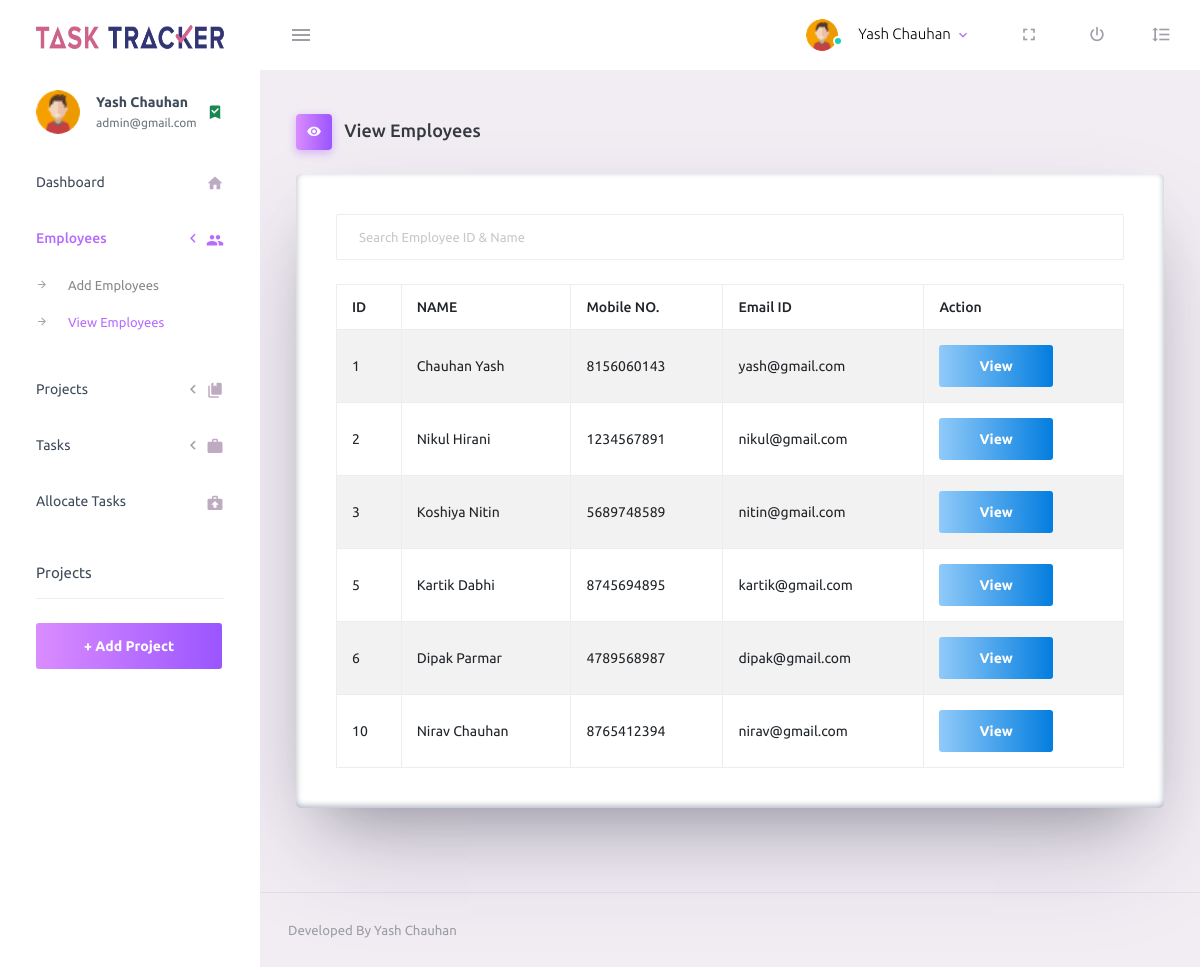
Screenshot of /admin/viewemployee.php (signed in) with the database file from the repository.
### tables this page shows
CREATE TABLE IF NOT EXISTS `employees` (
  `empId` int(5) NOT NULL AUTO_INCREMENT,
  `name` varchar(50) NOT NULL,
  `birthDate` date NOT NULL,
  `joiningDate` date NOT NULL,
  `password` varchar(50) NOT NULL,
  `mobileNo` varchar(50) NOT NULL,
  `address` mediumtext,
  `salary` decimal(10,0) DEFAULT NULL,
  `emailId` varchar(50) NOT NULL,
  `deptName` varchar(50) DEFAULT NULL,
  PRIMARY KEY (`empId`),
  UNIQUE KEY `emailId` (`emailId`)
);

### admin/viewemployee.php (the view, shortened to what this page needs)
<!DOCTYPE html>
<html lang="en">
<head>
  <link rel="stylesheet" href="assets/vendors/mdi/css/materialdesignicons.min.css">
  <link rel="stylesheet" href="assets/vendors/css/vendor.bundle.base.css">
  <link rel="stylesheet" href="assets/css/style.css">
</head>
<body>
  <?php include("../connect.php"); ?>
  <div class="container-scroller">
    <?php include "partials/_navbar.php"; ?>
    <div class="container-fluid page-body-wrapper">
      <?php include "partials/_sidebar.php"; ?>
      <div class="main-panel">
        <div class="content-wrapper">
          <div class="page-header">
            <h3 class="page-title">
              <span class="page-title-icon bg-gradient-primary text-white me-2">
                <i class="mdi mdi-eye"></i>
              </span> View Employees
            </h3>
          </div>
          <div class="row">
            <div class="col-lg-12 grid-margin stretch-card">
              <div class="card">
                <div class="card-body">
                  <div class="form-group">
                    <input type="text" class="form-control" id="search" placeholder="Search Employee ID & Name" onkeypress="searchid(this)" onkeyup="searchid(this)" onkeydown="searchid(this)">
                  </div>
                  <div class="table-responsive">
                    <table class="table table-striped table-bordered">
                      <thead>
                        <tr>
                          <th> ID </th>
                          <th> NAME </th>
                          <th> Mobile NO. </th>
                          <th> Email ID </th>
                          <th> Action </th>
                        </tr>
                      </thead>
                      <tbody id="tabbody">
                        <?php
                        if ($conn) {
                          $cmd = "select * from employees";
                          $result = mysqli_query($conn, $cmd);
                          while ($row = mysqli_fetch_array($result)) {
                        ?>
                            <tr>
                              <td> <?php echo htmlentities($row["empId"]); ?> </td>
                              <td> <?php echo htmlentities($row["name"]); ?> </td>
                              <td> <?php echo htmlentities($row["mobileNo"]); ?> </td>
                              <td> <?php echo htmlentities($row["emailId"]); ?> </td>
                              <td>
                                <a href="detailemployee.php?id=<?php echo htmlentities($row["empId"]); ?>" class="btn btn-gradient-info">View</a>
                              </td>
                            </tr>
                        <?php
                          }
                        }
                        ?>
                      </tbody>
                    </table>
                  </div>
                </div>
              </div>
            </div>
          </div>
        </div>
        <?php include "partials/_footer.php"; ?>
      </div>
    </div>
  </div>
</body>
</html>

### admin/partials/_navbar.php (shortened to what this page needs)
<?php
 include_once("../connect.php");
  if(!isset($_SESSION["adminid"]))
  {
    header("location:login.php");
  }
  else
  {
    $admin_id = $_SESSION["adminid"];
    $cmd_admin = "select * from admins where adminId='$admin_id'";
    $result_admin = mysqli_query($conn,$cmd_admin);
    $admin = mysqli_fetch_array($result_admin);
  }
?>
<nav class="navbar default-layout-navbar col-lg-12 col-12 p-0 fixed-top d-flex flex-row">
  <div class="text-center navbar-brand-wrapper d-flex align-items-center justify-content-center">
    <a class="navbar-brand brand-logo" href="index.php"><img src="image/logo2.png" style="width:200px;height:40px;" alt="logo" /></a>
  </div>
  <div class="navbar-menu-wrapper d-flex align-items-stretch">
    <button class="navbar-toggler navbar-toggler align-self-center" type="button" data-toggle="minimize">
      <span class="mdi mdi-menu"></span>
    </button>
    <ul class="navbar-nav navbar-nav-right">
      <li class="nav-item nav-profile dropdown">
        <a class="nav-link dropdown-toggle" id="profileDropdown" href="#" data-bs-toggle="dropdown" aria-expanded="false">
          <div class="nav-profile-img">
            <img src="assets/images/faces-clipart/pic-4.png" alt="image">
            <span class="availability-status online"></span>
          </div>
          <div class="nav-profile-text">
            <p class="mb-1 text-black"><?php echo htmlentities($admin["name"]); ?></p>
          </div>
        </a>
      </li>
      <li class="nav-item d-none d-lg-block full-screen-link">
        <a class="nav-link">
          <i class="mdi mdi-fullscreen" id="fullscreen-button"></i>
        </a>
      </li>
      <li class="nav-item nav-logout d-none d-lg-block">
        <a class="nav-link" href="logout.php">
          <i class="mdi mdi-power"></i>
        </a>
      </li>
      <li class="nav-item nav-settings d-none d-lg-block">
        <a class="nav-link" href="#">
          <i class="mdi mdi-format-line-spacing"></i>
        </a>
      </li>
    </ul>
  </div>
</nav>

### admin/partials/_sidebar.php (shortened to what this page needs)
<nav class="sidebar sidebar-offcanvas" id="sidebar">
<ul class="nav">
    <li class="nav-item nav-profile">
      <a href="adminprofile.php" class="nav-link">
        <div class="nav-profile-image">
          <img src="assets\images\faces-clipart\pic-4.png" alt="profile">
        </div>
        <div class="nav-profile-text d-flex flex-column">
          <span class="font-weight-bold mb-2"><?php echo htmlentities($admin["name"]); ?></span>
          <span class="text-secondary text-small"><?php echo htmlentities($admin["emailId"]); ?></span>
        </div>
        <i class="mdi mdi-bookmark-check text-success nav-profile-badge"></i>
      </a>
    </li>
    <li class="nav-item">
      <a class="nav-link" href="index.php">
        <span class="menu-title">Dashboard</span>
        <i class="mdi mdi-home menu-icon"></i>
      </a>
    </li>
    <li class="nav-item">
      <a class="nav-link" data-bs-toggle="collapse" href="#ui-basic-emp" aria-expanded="false" aria-controls="ui-basic">
        <span class="menu-title">Employees</span>
        <i class="menu-arrow"></i>
        <i class="mdi mdi-account-multiple menu-icon"></i>
      </a>
      <div class="collapse" id="ui-basic-emp">
        <ul class="nav flex-column sub-menu">
          <li class="nav-item"> <a class="nav-link" href="addemployees.php">Add Employees</a></li>
          <li class="nav-item"> <a class="nav-link" href="viewemployee.php">View Employees</a></li>
        </ul>
      </div>
    </li>
    <li class="nav-item">
      <a class="nav-link" data-bs-toggle="collapse" href="#ui-basic-project" aria-expanded="false" aria-controls="ui-basic">
        <span class="menu-title">Projects</span>
        <i class="menu-arrow"></i>
        <i class="mdi mdi-book-multiple menu-icon"></i>
      </a>
    </li>
    <li class="nav-item">
      <a class="nav-link" data-bs-toggle="collapse" href="#ui-basic-task" aria-expanded="false" aria-controls="ui-basic">
        <span class="menu-title">Tasks</span>
        <i class="menu-arrow"></i>
        <i class="mdi mdi-briefcase menu-icon"></i>
      </a>
    </li>
    <li class="nav-item">
      <a class="nav-link" href="allocatetask.php">
        <span class="menu-title">Allocate Tasks</span>
        <i class="mdi mdi-briefcase-upload menu-icon"></i>
      </a>
    </li>
    <li class="nav-item sidebar-actions">
      <span class="nav-link">
        <div class="border-bottom">
          <h6 class="font-weight-normal mb-3">Projects</h6>
        </div>
        <a href="addprojects.php" class="btn btn-block btn-lg btn-gradient-primary mt-4">+ Add Project</a>
      </span>
    </li>
  </ul>
</nav>

### admin/partials/_footer.php
<footer class="footer">
  <div class="container-fluid d-flex justify-content-between">
    <span class="text-muted d-block text-center text-sm-start d-sm-inline-block">Developed By Yash Chauhan</span>
  </div>
</footer>

### rows the page displays
employees: empId "1", name "Chauhan Yash", mobileNo "8156060143", emailId "yash@gmail.com"
employees: empId "2", name "Nikul Hirani", mobileNo "1234567891", emailId "nikul@gmail.com"
employees: empId "3", name "Koshiya Nitin", mobileNo "5689748589", emailId "nitin@gmail.com"
employees: empId "5", name "Kartik Dabhi", mobileNo "8745694895", emailId "kartik@gmail.com"
employees: empId "6", name "Dipak Parmar", mobileNo "4789568987", emailId "dipak@gmail.com"
employees: empId "10", name "Nirav Chauhan", mobileNo "8765412394", emailId "nirav@gmail.com"

### other values shown
$admin["name"] "Yash Chauhan"
$admin["emailId"] "admin@gmail.com"
